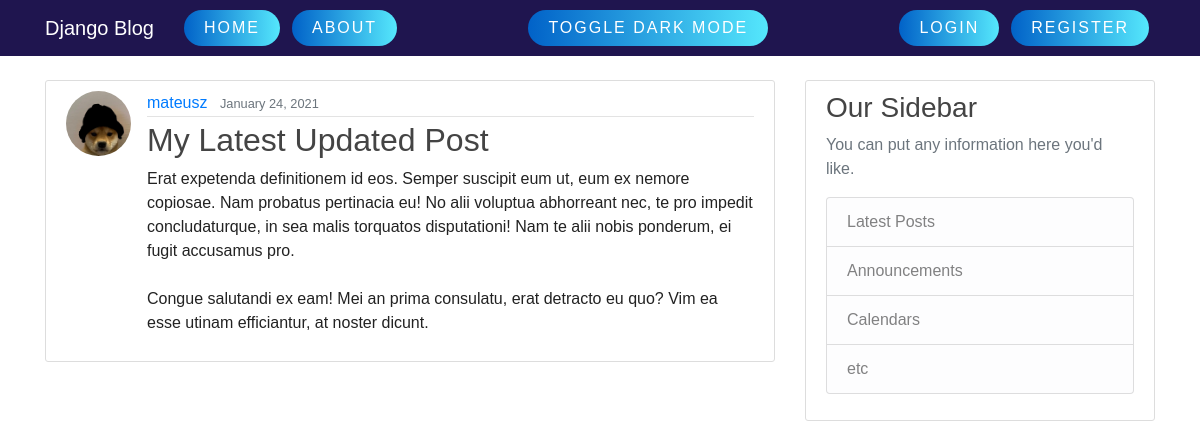
The page /post/35/ on the database its author committed.
### blog/models.py (models this page shows, shortened)
class Post(models.Model):
    title = models.CharField(max_length=100)
    content = models.TextField()
    date_posted = models.DateTimeField(default=timezone.now)
    author = models.ForeignKey(User, on_delete=models.CASCADE)

### users/models.py (models this page shows, shortened)
class Profile(models.Model):
    user = models.OneToOneField(User, on_delete=models.CASCADE)
    image = models.ImageField(default='default.jpg', upload_to='profile_pics')

### blog/views.py (the view)
# urls.py: path('post/<int:pk>/', PostDetailView.as_view(), name='post-detail'),
class PostDetailView(DetailView):
    model = Post

### blog/templates/blog/post_detail.html (shortened to what this page needs)
{% extends "blog/base.html"%}
{% block content %}
    <article class="media content-section">
        <img class="rounded-circle article-img" src=" {{ object.author.profile.image.url }} ">
        <div class="media-body">
            <div class="article-metadata">
                <a class="mr-2" href="{% url 'user-posts' object.author.username %}">{{ object.author }}</a>
                <small class="text-muted">{{ object.date_posted|date:"F d, Y" }}</small>
            </div>
            <h2 class="article-title">{{ object.title }}</h2>
            <p class="article-content">{{ object.content }}</p>
        </div>
    </article>
{% endblock content %}

### blog/static/blog/main.css (style rules this page uses)
body { background: #fafafa; color: #333333; margin-top: 5rem; }
h1, h2, h3, h4, h5, h6 { color: #444444; }
.content-section { background: #ffffff; padding: 10px 20px; border: 1px solid #dddddd; border-radius: 3px; margin-bottom: 20px; }
.article-title { color: #444444; }
.article-content { white-space: pre-line; }
.article-img { height: 65px; width: 65px; margin-right: 16px; }
.article-metadata { padding-bottom: 1px; margin-bottom: 4px; border-bottom: 1px solid #e3e3e3 }
body { --text-color: #222; --bkg-color: #fff; }
* { font-family: Arial, Helvetica, sans-serif; }
body { background: var(--bkg-color); }
h1, p { color: var(--text-color); }

### rows shown on the page
Post: author.profile.image (picture), author "mateusz", date_posted "January 24, 2021", title "My Latest Updated Post", content "Erat expetenda definitionem id eos. Semper suscipit eum ut, eum ex nemore copiosae. Nam probatus pertinacia eu! No alii voluptua abhorreant nec, te pro impedit concludaturque, in sea malis torquatos disputationi! Nam te alii nobis ponderum, ei fugit accusamus pro. Congue salutandi ex eam! Mei an prima consulatu, erat detracto eu quo? Vim ea esse utinam efficiantur, at noster dicunt."
